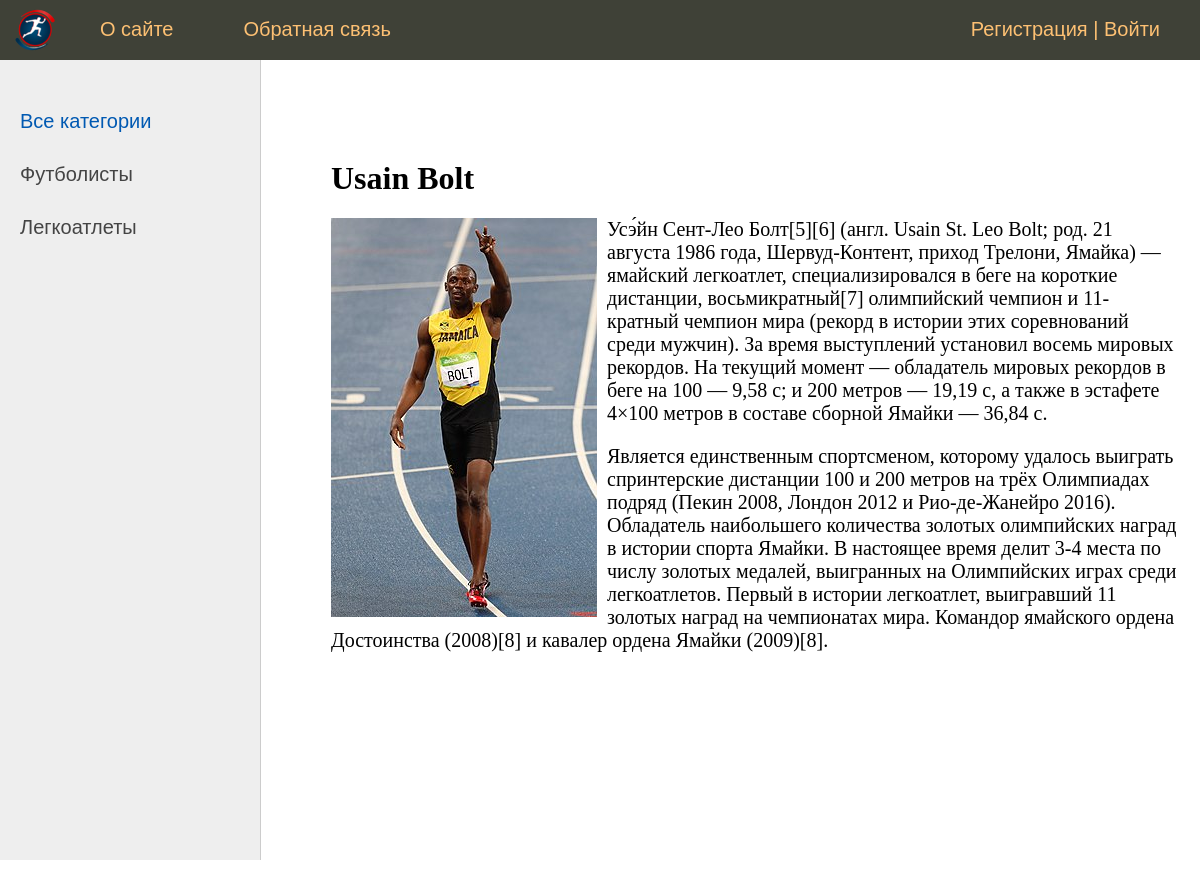
The page /post/usain-bolt/ on the database its author committed.
### athlete/models.py (models this page shows, shortened)
class AthleteSport(models.Model):
    name = models.CharField(max_length=255)
    slug = models.SlugField(unique=True)
    def get_absolute_url(self):
        return reverse('sport', kwargs={'sport_slug': self.slug})

class Athlete(models.Model):
    name = models.CharField(max_length=255, verbose_name='Имя')
    slug = models.SlugField(unique=True, verbose_name='URL')
    age = models.IntegerField(verbose_name='Возраст')
    content = models.TextField(verbose_name='Описание')
    photo = models.ImageField(upload_to='athlete/', verbose_name='Фото')
    created_at = models.DateTimeField(auto_now_add=True, verbose_name='Дата создания')
    updated_at = models.DateTimeField(auto_now=True, verbose_name='Дата изменения')
    sport = models.ForeignKey('AthleteSport', on_delete=models.PROTECT, verbose_name='Вид спорта', default='')
    def __str__(self):
        return self.name
    class Meta:
        ordering = ['updated_at']

### athlete/views.py (the view)
# urls.py: path('post/<slug:post_slug>/', ShowPost.as_view(), name='post'),
class ShowPost(DataMixin, DetailView):
    model = Athlete
    template_name = 'athlete/post.html'
    context_object_name = 'post'
    slug_url_kwarg = 'post_slug'
    def get_context_data(self, *, object_list=None, **kwargs):
        context = super().get_context_data(**kwargs)
        c_def = self.get_user_context(title=context['post'])
        return context|c_def

### athlete/utils.py (called while the page is built)
    def get_user_context(self, **kwargs):
        context = kwargs
        sports = AthleteSport.objects.annotate(Count('athlete'))
        user_menu = menu.copy()
        if not self.request.user.is_authenticated:
            user_menu.pop(1)
        context['menu'] = user_menu
        context['sports'] = sports
        if 'sport_selected' not in context:
            context['sport_selected'] = 0
        return context

### athlete/templates/athlete/post.html
{% extends 'athlete/base.html' %}
{% block content %}
<h1>{{ post.name }}</h1>
{% if post.photo %}
<p><img class='img-article-left' src="{{post.photo.url}}" ></p>
{% endif %}
{{post.content|linebreaks}}
{% endblock %}

### athlete/templates/athlete/base.html (shortened to what this page needs)
{% load static %}
<!DOCTYPE html>
<html>
<head>
	<link type="text/css" href="{% static 'athlete/css/styles.css' %}" rel="stylesheet" />
</head>
<body>
{% block mainmenu %}
		<div class="header">
			<ul id="mainmenu" class="mainmenu">
			<li class="logo"><a href="{% url 'home' %}"><div class="logo"></div></a></li>
{% for m in menu %}
	<li><a href="{% url m.url_name %}">{{m.title}}</a></li>
{% endfor %}
			{% if request.user.is_authenticated %}
				<li class="last"> {{ user.username }} | <a href="{% url 'logout' %}">Выйти</a> </li>
			{% else %}
				<li class="last"><a href="{% url 'register' %}">Регистрация</a> | <a href="{% url 'login' %}">Войти</a></li>
			{% endif %}
			</ul>
		</div>
{% endblock mainmenu %}
<table class="table-content" border=0 cellpadding="0" cellspacing="0">
<tr>
	<td valign="top" class="left-chapters">
	<ul id="leftchapters">
{% if sport_selected == 0 %}
		<li class="selected">Все категории</li>
{% else %}
		<li><a href="{% url 'home' %}">Все категории</a></li>
{% endif %}
{% for s in sports %}
{% if s.athlete__count > 0 %}
	{% if s.pk == sport_selected %}
		<li class="selected">{{s.name}}</li>
	{% else %}
		<li><a href="{{ s.get_absolute_url }}">{{s.name}}</a></li>
	{% endif %}
{% endif %}
{% endfor %}
	</ul>
</td>
<td valign="top" class="content">
	<div class="content-text">
{% block content %}
{% endblock %}
	</div>
</td></tr></table>
</body>
</html>

### athlete/static/athlete/css/styles.css (style rules this page uses)
html, body { font-family: 'Arial'; margin: 0; padding: 0; height: 100%; width: 100%; color: #444; }
a { color: #0059b2; text-decoration: none; }
img { max-width: 600px; height: auto; }
img.img-article-left { max-width: 300px; height: auto; float: left; padding: 0 10px 10px 0; }
.header { background: #3F4137; height: 60px; }
.logo { background: url('../images/logo.png') no-repeat 10px 5px; width: 70px; height: 60px; }
ul.mainmenu { list-style: none; margin: 0; padding: 0; height: 60px; color: #fdc073; font-size: 20px; overflow: hidden; }
ul.mainmenu li { float: left; margin: 18px 40px 0 30px; }
ul.mainmenu li.logo { margin: 0; }
ul.mainmenu li.last { float: right; }
ul.mainmenu li a { color: #fdc073; text-decoration: none; }
.table-content { width: 100%; min-height: 100%; height: 100%; }
.left-chapters { margin: 0; background: #eee; border-right: 1px solid #ccc; min-height: 100%; }
.left-chapters ul { width: 230px; min-height: 100%; margin: 0; padding: 20px 10px 10px 20px; list-style: none; font-size: 20px; }
.left-chapters ul li { margin: 30px 0 0 0; color: #999; }
.left-chapters ul li.selected { color: #0059b2; }
.left-chapters ul li a { color: #444; text-decoration: none; }
.content { padding: 40px 20px 20px 40px; width: 100%; box-sizing: border-box; }
.content-text { margin: 60px 0 0 30px; color: #000; font-size: 20px; font-family: Yandex Sans Display Light; }
.content-text h1 { font-size: 32px; }

### rows shown on the page
AthleteSport: name "Футболисты"
AthleteSport: name "Легкоатлеты"
Athlete: name "Usain Bolt", photo (picture), content "Усэ́йн Сент-Лео Болт[5][6] (англ. Usain St. Leo Bolt; род. 21 августа 1986 года, Шервуд-Контент, приход Трелони, Ямайка) — ямайский легкоатлет, специализировался в беге на короткие дистанции, восьмикратный[7] олимпийский чемпион и 11-кратный чемпион мира (рекорд в истории этих соревнований среди мужчин). За время выступлений установил восемь мировых рекордов. На текущий момент — обладатель мировых рекордов в беге на 100 — 9,58 с; и 200 метров — 19,19 с, а также в эстафете 4×100 метров в составе сборной Ямайки — 36,84 с. Является единственным спортсменом, которому удалось выиграть спринтерские дистанции 100 и 200 метров на трёх Олимпиадах подряд (Пекин 2008, Лондон 2012 и Рио-де-Жанейро…"

### other values the page prints
{{ m.title }} "О сайте" "Обратная связь"
